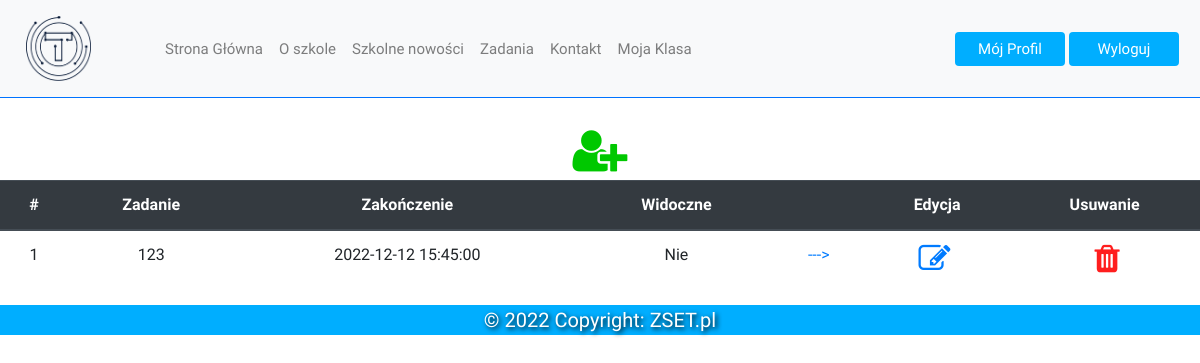
/zadania.php?nauczyciel=1&klasa=2&przedmiot=7 (signed in), run on the app's committed database.
### tables this page shows
CREATE TABLE `zadania` (
  `id` int(11) NOT NULL,
  `nazwa` varchar(20) NOT NULL,
  `opis` varchar(300) DEFAULT NULL,
  `widoczne` tinyint(1) NOT NULL,
  `dataZakonczenia` datetime NOT NULL,
  `nauczyciel` int(11) NOT NULL,
  `klasa` int(11) NOT NULL,
  `przedmiot` int(11) NOT NULL
);

### zadania.php (the view, shortened to what this page needs)
<?php
if (isset($_SESSION['zalogowany'])
    AND $_SESSION['zalogowany'] == ROLA_NAUCZYCIEL){
    require_once('naglowek.php');
}else {
    require_once('naglowekpracownicy.php');
}
$conn = polaczenieBaza();
$Zapytanie =  "
    SELECT *
    FROM zadania
    WHERE zadania.nauczyciel ='" .$_GET["nauczyciel"]."'
    AND zadania.klasa ='" .$_GET["klasa"]."'
    AND zadania.przedmiot ='" .$_GET["przedmiot"]."'
    AND zadania.nauczyciel ='" .$_SESSION["Id"]."'";
?>
<div id="tresc_pracownicy">
    <br>
    <center>
        <a href='dodajZadanie.php?nauczyciel=<?php echo $_GET["nauczyciel"]."&klasa=".$_GET["klasa"]."&przedmiot=".$_GET["przedmiot"] ?>'<i class="fa fa-user-plus fa-3x" style='padding: 5px;color: rgb(0,200,0)'></i></a>
        <table class="table" style="text-align: center">
            <thead class="thead-dark">
            <tr>
                <th scope="col">#</th>
                <th scope="col">Zadanie</th>
                <th scope="col">Zakończenie</th>
                <th scope="col">Widoczne</th>
                <th scope="col"> </th>
                <th scope="col">Edycja</th>
                <th scope="col">Usuwanie</th>
            </tr>
            <?php
            $helena = 0;
            $result = mysqli_query($conn, $Zapytanie);
            if ($result->num_rows > 0) {
                while($row = $result->fetch_assoc()) {
                    $helena++;
                    echo"<tr><td>".$helena."</td>";
                    echo"<td>" . $row["nazwa"]. "</td>";
                    echo"<td>" . $row["dataZakonczenia"]. "</td>";
                    echo"<td>";
                    if ($row["widoczne"] == 0){
                        print("Nie");
                    }elseif ($row["widoczne"] == 1){
                        print("Tak");
                    }
                    echo"</td>";
                    echo"<td><a href='zadanie.php?zadanie=".$row["id"]."'>---></a></td>";
                    echo"<td> <a href='edytujZadanie.php?id=".$row["id"]."'><i class='fa fa-pencil-square-o fa-2x' style='padding-right: 5px' aria-hidden='true'></i></a></td>";
                    echo"<td><a href='usunZadanie.php?id=".$row["id"]."'><i class='fa fa-trash fa-2x' style='padding-left: 5px;color: rgb(255,30,30)' aria-hidden='true'></i></a></td></tr>";
                }
            } else {
                echo "brak zadań";
            }
            ?>
        </table>
    </center>
</div>
<?php
require_once('stopka.php');
?>
</body>
</html>

### styl2.css (style rules this page uses)
body { font-family: 'Varela Round', sans-serif; }

### data on the page
zadania: nazwa "123", dataZakonczenia "2022-12-12 15:45:00", widoczne "Nie"
